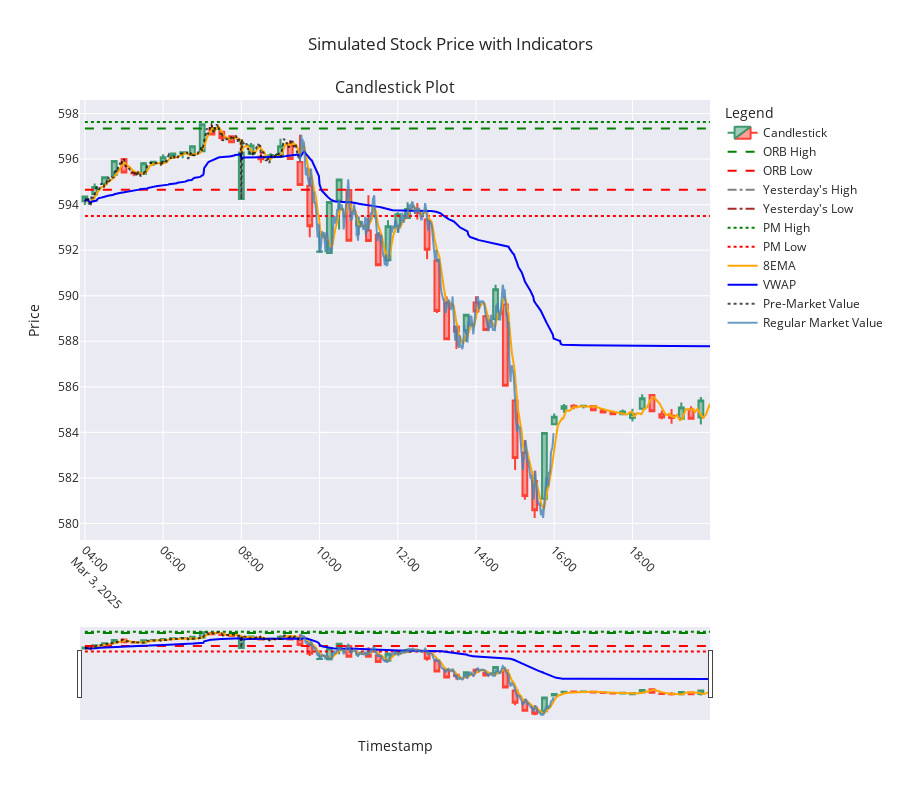

This figure's notebook cell:
### Markdown cell above
# Candlestick Chart with Indicators

This cell generates an interactive candlestick chart using Plotly, enriched with various technical indicators to provide insights into stock price movements. The chart includes:

- **Candlestick Data**: Visual representation of open, high, low, and close prices for each interval.
- **Indicators**:
    - **ORB High/Low**: Opening Range Breakout levels.
    - **Yesterday's High/Low**: Previous day's high and low prices.
    - **PM High/Low**: Pre-market high and low prices.
    - **8EMA**: Exponential Moving Average with a period of 8.
    - **VWAP**: Volume Weighted Average Price.
- **Session Data**:
    - Pre-market and regular market sessions are distinguished with separate line plots for their respective closing prices.

The chart is interactive, allowing users to hover over data points for detailed information and toggle between different views for better analysis.

### Code cell
from plotly.subplots import make_subplots
import plotly.graph_objects as go
import plotly.express as px
from generate_candlestick_df import generate_candlestick

# Generate candlestick data
candlestick_data = generate_candlestick(retrieved_data, intervalAmt) # change this to change the interval on the candlestick chart
candlestick_data.set_index('Timestamp', inplace=True)

def plot_candlestick_with_indicators(candlestick_data, simulated_data):
    # Create a figure with a single subplot
    fig = make_subplots(rows=1, cols=1, shared_xaxes=True, 
                        vertical_spacing=0.1, 
                        subplot_titles=("Candlestick Plot",))
    # Add candlestick traces
    fig.add_trace(go.Candlestick(
        x=candlestick_data.index,
        open=candlestick_data['Open'],
        high=candlestick_data['High'],
        low=candlestick_data['Low'],
        close=candlestick_data['Close'],
        name='Candlestick',
        opacity=1
    ), row=1, col=1)

    # Add indicators to the candlestick plot
    fig.add_trace(go.Scatter(
        x=simulated_data['Timestamp'],
        y=simulated_data['ORB_High'],
        mode='lines',
        name='ORB High',
        line=dict(color='green', dash='dash')
    ), row=1, col=1)

    fig.add_trace(go.Scatter(
        x=simulated_data['Timestamp'],
        y=simulated_data['ORB_Low'],
        mode='lines',
        name='ORB Low',
        line=dict(color='red', dash='dash')
    ), row=1, col=1)

    fig.add_trace(go.Scatter(
        x=simulated_data['Timestamp'],
        y=simulated_data['Yest_High'],
        mode='lines',
        name="Yesterday's High",
        line=dict(color='gray', dash='dashdot')
    ), row=1, col=1)
    
    fig.add_trace(go.Scatter(
        x=simulated_data['Timestamp'],
        y=simulated_data['Yest_Low'],
        mode='lines',
        name="Yesterday's Low",
        line=dict(color='brown', dash='dashdot')
    ), row=1, col=1)

    fig.add_trace(go.Scatter(
        x=simulated_data['Timestamp'],
        y=simulated_data['PM_High'],
        mode='lines',
        name='PM High',
        line=dict(color='green', dash='dot')
    ), row=1, col=1)

    fig.add_trace(go.Scatter(
        x=simulated_data['Timestamp'],
        y=simulated_data['PM_Low'],
        mode='lines',
        name='PM Low',
        line=dict(color='red', dash='dot')
    ), row=1, col=1)

    fig.add_trace(go.Scatter(
        x=simulated_data['Timestamp'],
        y=simulated_data['8EMA'],
        mode='lines',
        name='8EMA',
        line=dict(color='orange')
    ), row=1, col=1)

    fig.add_trace(go.Scatter(
        x=simulated_data['Timestamp'],
        y=simulated_data['VWAP'],
        mode='lines',
        name='VWAP',
        line=dict(color='blue')
    ), row=1, col=1)

    # Add PM and Regular Market values
    fig.add_trace(go.Scatter(
        x=simulated_data[simulated_data['Session'] == 'PM']['Timestamp'],
        y=simulated_data[simulated_data['Session'] == 'PM']['Close'],
        mode='lines',
        name='Pre-Market Value',
        line=dict(color='black', dash='dot'),
        opacity=0.7
    ), row=1, col=1)
    
    fig.add_trace(go.Scatter(
        x=simulated_data[simulated_data['Session'] == 'Regular Market']['Timestamp'],
        y=simulated_data[simulated_data['Session'] == 'Regular Market']['Close'],
        mode='lines',
        name='Regular Market Value',
        line=dict(color='steelblue'),
        opacity=0.8
    ), row=1, col=1)

    # Update layout for better appearance
    fig.update_layout(
        title="Simulated Stock Price with Indicators",
        xaxis_title="Timestamp",
           yaxis_title="Price",
        legend_title="Legend",
        xaxis=dict(tickangle=45),
        template="seaborn",
        hovermode='x unified',
        height=800  # Make the graph taller
    )

    # Show the plot
    fig.show()

# Example usage
plot_candlestick_with_indicators(candlestick_data, retrieved_data)

### Figure 1 — Plotly figure (JSON) as saved in the notebook; plotly's stock layout.template omitted (floating-point values rounded to 4 significant figures; data arrays with more than 128 entries replaced by an {"elided": "..."} marker saying what was removed)
{"data": [{"close": [594.4, 594.8, 595.2, 595.9, 595.4, 595.4, 595.8, 595.9, 596.1, 596.2, 596.3, 596.6, 597.5, 597.1, 596.9, 596.7, 596.3, 596.6, 596.0, 596.2, 596.6, 596.0, 594.9, 593.0, 591.9, 594.1, 595.1, 592.4, 593.3, 592.4, 591.3, 593.1, 593.6, 593.8, 593.6, 592.0, 589.3, 588.1, 588.4, 589.2, 589.3, 588.5, 590.3, 586.0, 582.9, 581.2, 580.6, 584.0, 584.7, 585.1, 585.1, 585.2, 585.0, 584.9, 584.8, 584.9, 584.8, 585.5, 584.9, 584.6, 584.6, 585.1, 584.6, 585.4], "high": [594.4, 594.9, 595.2, 595.9, 596.0, 595.5, 595.9, 595.9, 596.2, 596.2, 596.3, 596.6, 597.5, 597.5, 597.2, 597.0, 596.9, 596.7, 596.3, 596.3, 596.9, 596.8, 597.1, 595.6, 592.8, 594.1, 595.1, 594.6, 593.5, 594.4, 592.8, 593.3, 593.7, 594.1, 594.1, 593.3, 591.6, 590.0, 588.7, 589.2, 590.0, 589.2, 590.5, 589.6, 585.4, 583.7, 582.3, 584.0, 584.8, 585.2, 585.2, 585.2, 585.2, 585.0, 584.9, 585.0, 585.0, 585.7, 585.7, 585.0, 585.0, 585.3, 585.1, 585.5], "low": [594.0, 594.5, 594.9, 595.3, 595.4, 595.2, 595.4, 595.7, 595.8, 596.0, 596.0, 596.2, 596.4, 597.1, 596.8, 596.7, 594.2, 596.2, 595.8, 596.0, 596.1, 596.0, 594.9, 592.6, 591.9, 591.9, 592.9, 592.4, 592.7, 592.4, 591.3, 591.6, 592.8, 593.4, 593.4, 591.6, 589.2, 588.1, 587.7, 588.0, 589.3, 588.5, 588.9, 586.0, 582.4, 581.0, 580.2, 581.1, 584.3, 584.9, 585.0, 585.0, 585.0, 584.9, 584.8, 584.8, 584.5, 585.0, 584.9, 584.6, 584.4, 584.6, 584.6, 584.4], "name": "Candlestick", "opacity": 1, "open": [594.1, 594.5, 594.9, 595.3, 596.0, 595.4, 595.4, 595.8, 595.9, 596.1, 596.2, 596.2, 596.4, 597.4, 597.2, 597.0, 594.2, 596.2, 596.1, 596.1, 596.1, 596.6, 595.9, 594.8, 591.9, 591.9, 594.2, 594.6, 593.1, 592.9, 592.7, 591.6, 593.0, 593.4, 593.7, 593.3, 591.5, 589.7, 588.6, 588.5, 589.7, 589.1, 589.0, 589.6, 585.4, 583.1, 581.9, 581.1, 584.4, 585.0, 585.2, 585.1, 585.2, 585.0, 584.9, 584.8, 584.6, 585.0, 585.6, 584.8, 584.7, 584.6, 585.0, 584.6], "type": "candlestick", "x": ["2025-03-03T04:00:00-05:00", "2025-03-03T04:15:00-05:00", "2025-03-03T04:30:00-05:00", "2025-03-03T04:45:00-05:00", "2025-03-03T05:00:00-05:00", "2025-03-03T05:15:00-05:00", "2025-03-03T05:30:00-05:00", "2025-03-03T05:45:00-05:00", "2025-03-03T06:00:00-05:00", "2025-03-03T06:15:00-05:00", "2025-03-03T06:30:00-05:00", "2025-03-03T06:45:00-05:00", "2025-03-03T07:00:00-05:00", "2025-03-03T07:15:00-05:00", "2025-03-03T07:30:00-05:00", "2025-03-03T07:45:00-05:00", "2025-03-03T08:00:00-05:00", "2025-03-03T08:15:00-05:00", "2025-03-03T08:30:00-05:00", "2025-03-03T08:45:00-05:00", "2025-03-03T09:00:00-05:00", "2025-03-03T09:15:00-05:00", "2025-03-03T09:30:00-05:00", "2025-03-03T09:45:00-05:00", "2025-03-03T10:00:00-05:00", "2025-03-03T10:15:00-05:00", "2025-03-03T10:30:00-05:00", "2025-03-03T10:45:00-05:00", "2025-03-03T11:00:00-05:00", "2025-03-03T11:15:00-05:00", "2025-03-03T11:30:00-05:00", "2025-03-03T11:45:00-05:00", "2025-03-03T12:00:00-05:00", "2025-03-03T12:15:00-05:00", "2025-03-03T12:30:00-05:00", "2025-03-03T12:45:00-05:00", "2025-03-03T13:00:00-05:00", "2025-03-03T13:15:00-05:00", "2025-03-03T13:30:00-05:00", "2025-03-03T13:45:00-05:00", "2025-03-03T14:00:00-05:00", "2025-03-03T14:15:00-05:00", "2025-03-03T14:30:00-05:00", "2025-03-03T14:45:00-05:00", "2025-03-03T15:00:00-05:00", "2025-03-03T15:15:00-05:00", "2025-03-03T15:30:00-05:00", "2025-03-03T15:45:00-05:00", "2025-03-03T16:00:00-05:00", "2025-03-03T16:15:00-05:00", "2025-03-03T16:30:00-05:00", "2025-03-03T16:45:00-05:00", "2025-03-03T17:00:00-05:00", "2025-03-03T17:15:00-05:00", "2025-03-03T17:30:00-05:00", "2025-03-03T17:45:00-05:00", "2025-03-03T18:00:00-05:00", "2025-03-03T18:15:00-05:00", "2025-03-03T18:30:00-05:00", "2025-03-03T18:45:00-05:00", "2025-03-03T19:00:00-05:00", "2025-03-03T19:15:00-05:00", "2025-03-03T19:30:00-05:00", "2025-03-03T19:45:00-05:00"], "xaxis": "x", "yaxis": "y"}, {"line": {"color": "green", "dash": "dash"}, "mode": "lines", "name": "ORB High", "type": "scatter", "x": {"elided": "960 str values"}, "xaxis": "x", "y": {"elided": "960 float values"}, "yaxis": "y"}, {"line": {"color": "red", "dash": "dash"}, "mode": "lines", "name": "ORB Low", "type": "scatter", "x": {"elided": "960 str values"}, "xaxis": "x", "y": {"elided": "960 float values"}, "yaxis": "y"}, {"line": {"color": "gray", "dash": "dashdot"}, "mode": "lines", "name": "Yesterday's High", "type": "scatter", "x": {"elided": "960 str values"}, "xaxis": "x", "y": {"elided": "960 null values"}, "yaxis": "y"}, {"line": {"color": "brown", "dash": "dashdot"}, "mode": "lines", "name": "Yesterday's Low", "type": "scatter", "x": {"elided": "960 str values"}, "xaxis": "x", "y": {"elided": "960 null values"}, "yaxis": "y"}, {"line": {"color": "green", "dash": "dot"}, "mode": "lines", "name": "PM High", "type": "scatter", "x": {"elided": "960 str values"}, "xaxis": "x", "y": {"elided": "960 float values"}, "yaxis": "y"}, {"line": {"color": "red", "dash": "dot"}, "mode": "lines", "name": "PM Low", "type": "scatter", "x": {"elided": "960 str values"}, "xaxis": "x", "y": {"elided": "960 float values"}, "yaxis": "y"}, {"line": {"color": "orange"}, "mode": "lines", "name": "8EMA", "type": "scatter", "x": {"elided": "960 str values"}, "xaxis": "x", "y": {"elided": "960 float values"}, "yaxis": "y"}, {"line": {"color": "blue"}, "mode": "lines", "name": "VWAP", "type": "scatter", "x": {"elided": "960 str values"}, "xaxis": "x", "y": {"elided": "960 float values"}, "yaxis": "y"}, {"line": {"color": "black", "dash": "dot"}, "mode": "lines", "name": "Pre-Market Value", "opacity": 0.7, "type": "scatter", "x": {"elided": "330 str values"}, "xaxis": "x", "y": {"elided": "330 float values"}, "yaxis": "y"}, {"line": {"color": "steelblue"}, "mode": "lines", "name": "Regular Market Value", "opacity": 0.8, "type": "scatter", "x": {"elided": "390 str values"}, "xaxis": "x", "y": {"elided": "390 float values"}, "yaxis": "y"}], "layout": {"annotations": [{"font": {"size": 16}, "showarrow": false, "text": "Candlestick Plot", "x": 0.5, "xanchor": "center", "xref": "paper", "y": 1, "yanchor": "bottom", "yref": "paper"}], "height": 800, "hovermode": "x unified", "legend": {"title": {"text": "Legend"}}, "title": {"text": "Simulated Stock Price with Indicators"}, "xaxis": {"anchor": "y", "domain": [0, 1], "tickangle": 45, "title": {"text": "Timestamp"}}, "yaxis": {"anchor": "x", "domain": [0, 1], "title": {"text": "Price"}}}}
